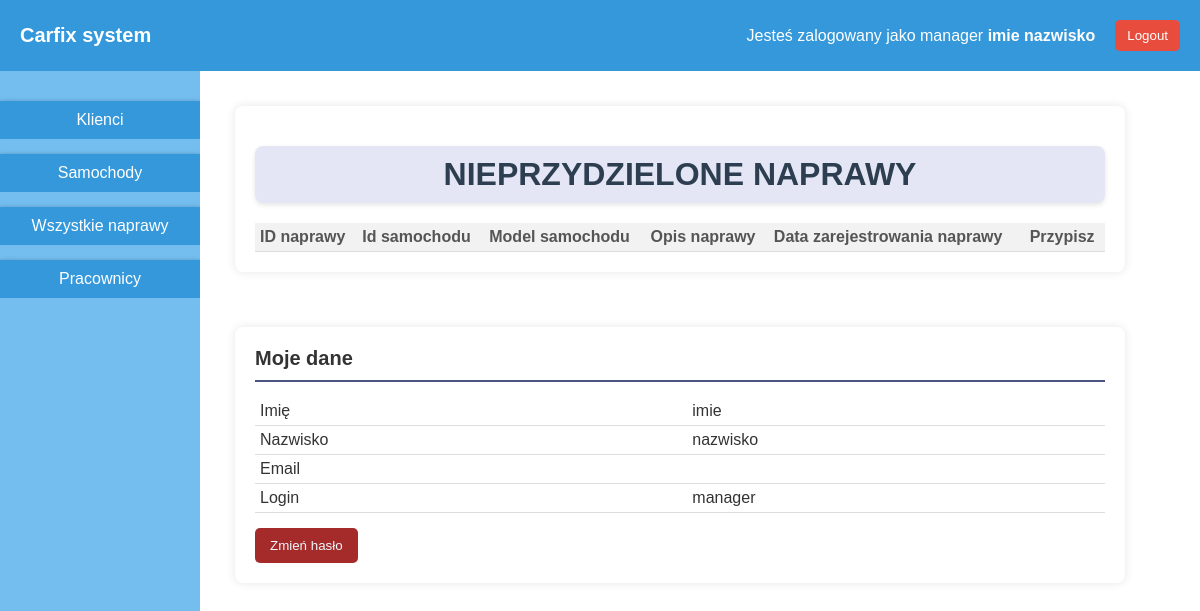
/manager-panel (signed in), run on the app's committed database.
### car_repair_app/models.py (models this page shows, shortened)
class Manager(models.Model):
    user = models.OneToOneField(User,on_delete=models.CASCADE,related_name='manager')

### car_repair_app/decorators.py (the view)
        def wrapper_func(request, *args, **kwargs):
            group=None
            if request.user.groups.exists():
                group = request.user.groups.all()[0].name
            if group in allowed_groups:
                return view_func(request,*args,**kwargs)
            else:
                return redirect('/logout')

### car_repair_app/views.py (called while the page is built)
@cache_control(no_cache=True, must_revalidate=True, no_store=True)
@login_required()
@allowed_groups(allowed_groups=['manager'])
def manager_panel(request):
    manager = Manager.objects.get(user=request.user)
    unassigned_repairs = Repair.objects.filter(workers=None)
    repairs_with_forms_list = []
    for repair in unassigned_repairs:
        form = RepairFormWorkersUpdator(instance=repair)
        repairs_with_forms_list.append((repair,form))
    return render(request,'manager_panel.html',{'manager':manager,'repairs_with_forms_list':repairs_with_forms_list})

### car_repair_app/templates/manager_panel.html (shortened to what this page needs)
{% extends 'base.html' %}
{% block content %}
<div class="container">
    <div class="worker-central-panel">
        <h1>NIEPRZYDZIELONE NAPRAWY</h1>
        <table>
            <tr>
                <th>ID naprawy</th>
                <th>Id samochodu</th>
                <th>Model samochodu</th>
                <th>Opis naprawy</th>
                <th>Data zarejestrowania naprawy</th>
                <th>Przypisz</th>
            </tr>
        </table>
    </div>
    <div class="worker-right-panel">
        <h2>Moje dane</h2>
        <table>
            <tr>
                <td>Imię</td>
                <td>{{manager.user.first_name}}</td>
            </tr>
            <tr>
                <td>Nazwisko</td>
                <td>{{manager.user.last_name}}</td>
            </tr>
            <tr>
                <td>Email</td>
                <td>{{manager.user.email}}</td>
            </tr>
            <tr>
                <td>Login</td>
                <td>{{manager.user.username}}</td>
            </tr>
        </table>
        <form action="{% url 'password-edit' %}" method="get">
            <button type="submit" style="background-color: brown; color:aliceblue;">Zmień hasło</button>
        </form>
    </div>
</div>
{% endblock %}

### car_repair_app/templates/base.html (shortened to what this page needs)
<!DOCTYPE html>
<html>
<head>
</head>
<body>
    <nav>
        <div class="nav-left">
           <a href="{% url 'main' %}"> Carfix system</a>
        </div>
        <div class="nav-right">
            <div class="nav-user-name">
                Jesteś zalogowany jako {{ user.groups.all.0 }} <b>{{request.user.first_name}} {{request.user.last_name}}</b>
            </div>
            <div class="nav-user-name">
                <form action="{% url 'logout' %}">
                    <button>Logout</button>
                </form>
            </div>
        </div>
    </nav>
        <div class="almighty_container">
            {% if request.user.groups.first.name != 'client' %}
            <div class="menu_container">
                <table>
                    <tr>
                        <td>
                            <form action="/clients" method="get">
                                <button type="submit">Klienci</button>
                            </form>
                        </td>
                    </tr>
                    <tr>
                        <td>
                            <form action="/cars" method="get">
                                <button type="submit">Samochody</button>
                            </form>
                        </td>
                    </tr>
                    <tr>
                    <td>
                        <form action="/repairs" method="get">
                            <button type="submit">Wszystkie naprawy</button>
                        </form>
                    </td>
                    </tr>
                    {% if request.user.groups.first.name == 'manager' or request.user.groups.first.name == 'admin' %}
                    <tr>
                        <td>
                            <form action="/workers" method="get">
                                <button type="submit">Pracownicy</button>
                            </form>
                        </td>
                    </tr>
                    {% endif %}
            </table>
            </div>
            {% endif %}
            <div class='sub-almighty-container'>
                {% block content %}
                {% endblock %}
            </div>
        </div>
</body>
</html>

### car_repair_app/templates/base.html (style rules this page uses)
* { margin:0; padding:0; box-sizing: border-box; }
body { font-family: Arial, sans-serif; background-color: #f5f5f5; width:100%; }
h2 { margin-bottom: 15px; font-size: 20px; color: #333; border-bottom: 2px solid #4b5480; padding-bottom: 10px; }
.almighty_container { display:flex; justify-content: space-between; padding: 0 5% 0 0; background-color: #ffffff; }
.container { display: flex; flex-basis: 100%; justify-content: space-between; gap: 20px; overflow-x: auto; }
.sub-almighty-container { flex-basis: 100%; margin-left: 20px; margin-top:20px; }
table { width: 100%; border-collapse: collapse; margin-top: 15px; }
th, td { padding: 5px; text-align: left; border-bottom: 1px solid #ddd; }
th { background-color: #f2f2f2; font-weight: bold; color: #555; }
td { color: #333; }
a { color: #3498db; text-decoration: none; }
button { display: inline-block; padding: 10px 15px; background-color: #3498db; color: white; border: none; border-radius: 5px; cursor: pointer; margin-top: 15px; }
@media (max-width: 1450px) { .container { flex-direction: column; } }
@media (max-width: 1450px) { .models-table th, td { overflow: auto; } }
h1 { font-size: 32px; font-weight: bold; color: #2c3e50; text-align: center; margin: 20px 0; padding: 10px; background-color: rgba(0, 16, 157, 0.1); border-radius: 8px; box-shadow: 0px 2px 5px rgba(0, 0, 0, 0.1); }
.menu_container { background-color: #73bdef; position:sticky; top:0; display: flex; height: 100vh; width:200px; }
.menu_container table { height: 20%; width: 200px; border-collapse: collapse; }
.menu_container td { padding: 0px 0; text-align: center; border-bottom: 0; }
.menu_container button { width: 100%; padding: 10px; background-color: #3498db; color: white; border: none; height: 100%; border-radius: 0px; cursor: pointer; font-size: 16px; box-shadow: 0px 2px 5px rgba(0, 0, 0.0, 0.5); }
.menu_container form { display: block; width: 100%; }
nav { background-color: #3498db; padding: 10px 20px; display: flex; justify-content: space-between; align-items: center; box-shadow: 0 2px 5px rgba(0, 0, 0, 0.1); width:100%; color: white; }
.nav-left a { color: white; font-size: 20px; text-decoration: none; font-weight: bold; }
.nav-right { display: flex; align-items: center; gap: 20px; }
.nav-user-name { font-size: 16px; color: white; }
.nav-user-name form button { padding: 8px 12px; background-color: #e74c3c; border: none; border-radius: 5px; color: white; cursor: pointer; margin: 10px 0px 10px 0px; }
.worker-left-menu, .worker-central-panel, .worker-right-panel { background-color: white; padding: 20px; border-radius: 8px; box-shadow: 0 0 10px rgba(0, 0, 0, 0.1); flex: 1; margin:15px; margin-bottom:20px }
.container .worker-right-panel { flex-basis:25%; }
.container .worker-central-panel { flex-basis:75%; }
body { font-family: Arial; }

### data on the page
Manager: user.first_name "imie", user.last_name "nazwisko", user.username "manager"

### other printed values
{{ user.groups.all.0 }} "manager"
{{ request.user.first_name }} "imie"
{{ request.user.last_name }} "nazwisko"
